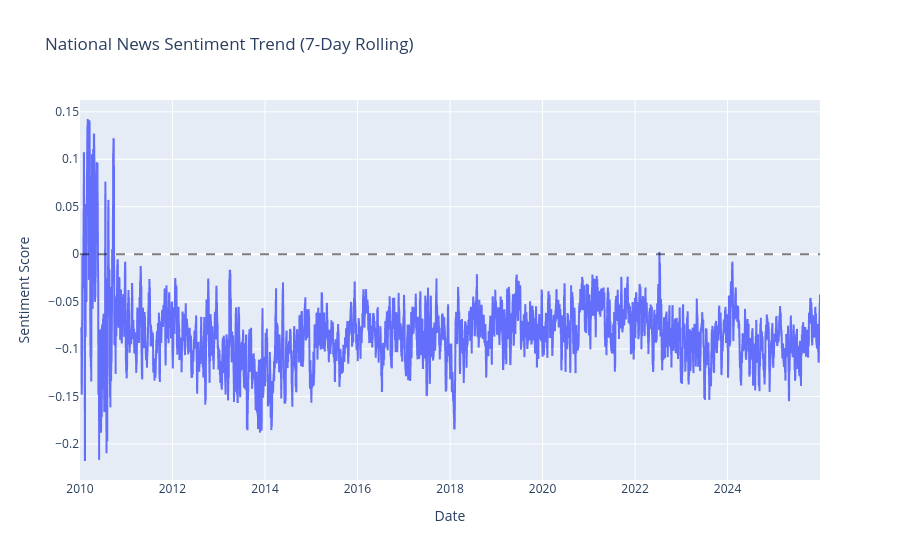

This figure's notebook cell:
### Markdown cell above
## 3. Sentiment Pulse
A 7-day rolling average to identify major shifts in the national mood. Dips often correspond to periods of political instability, security incidents, or economic inflation data.

### Code cell
daily_series = df.groupby(df['published_at'].dt.date)['sentiment_score'].mean().reset_index()
daily_series['rolling_avg'] = daily_series['sentiment_score'].rolling(window=7).mean()

fig_trend = px.line(
    daily_series, 
    x='published_at', 
    y='rolling_avg',
    title='National News Sentiment Trend (7-Day Rolling)',
    labels={'rolling_avg': 'Sentiment Score', 'published_at': 'Date'}
)
fig_trend.add_hline(y=0, line_dash="dash", line_color="black", opacity=0.5)
fig_trend.show()

### Figure 1 — Plotly figure (JSON) as saved in the notebook; plotly's stock layout.template omitted (floating-point values rounded to 4 significant figures; data arrays with more than 128 entries replaced by an {"elided": "..."} marker saying what was removed)
{"data": [{"hovertemplate": "Date=%{x}<br>Sentiment Score=%{y}<extra></extra>", "legendgroup": "", "line": {"color": "#636efa", "dash": "solid"}, "marker": {"symbol": "circle"}, "mode": "lines", "name": "", "showlegend": false, "type": "scattergl", "x": {"elided": "5792 str values"}, "xaxis": "x", "y": {"elided": "5792 float values"}, "yaxis": "y"}], "layout": {"legend": {"tracegroupgap": 0}, "shapes": [{"line": {"color": "black", "dash": "dash"}, "opacity": 0.5, "type": "line", "x0": 0, "x1": 1, "xref": "x domain", "y0": 0, "y1": 0, "yref": "y"}], "title": {"text": "National News Sentiment Trend (7-Day Rolling)"}, "xaxis": {"anchor": "y", "domain": [0, 1], "title": {"text": "Date"}}, "yaxis": {"anchor": "x", "domain": [0, 1], "title": {"text": "Sentiment Score"}}}}
